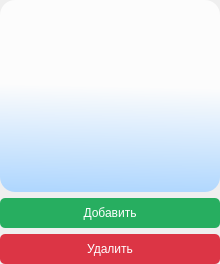
        <widget class="QWidget" name="widget_9" native="true">
         <property name="sizePolicy">
          <sizepolicy hsizetype="MinimumExpanding" vsizetype="MinimumExpanding">
           <horstretch>0</horstretch>
           <verstretch>0</verstretch>
          </sizepolicy>
         </property>
         <layout class="QVBoxLayout" name="verticalLayout_3">
          <property name="leftMargin">
           <number>0</number>
          </property>
          <property name="topMargin">
           <number>0</number>
          </property>
          <property name="rightMargin">
           <number>0</number>
          </property>
          <property name="bottomMargin">
           <number>0</number>
          </property>
          <item>
           <widget class="QListWidget" name="listWidget_products">
            <property name="minimumSize">
             <size>
              <width>100</width>
              <height>0</height>
             </size>
            </property>
            <property name="maximumSize">
             <size>
              <width>220</width>
              <height>16777215</height>
             </size>
            </property>
            <property name="styleSheet">
             <string notr="true">QListWidget{
	 border: 0px solid gray;
    border-radius: 15px;
	background-color:qlineargradient(spread:pad, x1:0.148, y1:0.0852273, x2:0.125, y2:1, stop:0.386364 rgba(252, 252, 252, 255), stop:1 rgba(174, 214, 254, 255));
	font: 12pt &quot;Times New Roman&quot;;
}</string>
            </property>
            <property name="wordWrap">
             <bool>true</bool>
            </property>
           </widget>
          </item>
          <item>
           <widget class="QPushButton" name="add_prod_btn">
            <property name="minimumSize">
             <size>
              <width>0</width>
              <height>30</height>
             </size>
            </property>
            <property name="maximumSize">
             <size>
              <width>220</width>
              <height>30</height>
             </size>
            </property>
            <property name="toolTip">
             <string>Выберите проект/эскиз</string>
            </property>
            <property name="styleSheet">
             <string notr="true">QPushButton{
 background-color:#27AE60;
     border-style: outset;
     border-radius: 5%;
     font: 12pt &quot;Times New Roman&quot;;
	 color:white;
 }

QPushButton:hover{
     background-color:qlineargradient(spread:pad, x1:0, y1:0, x2:1, y2:1, stop:0 rgba(232, 152, 12, 255), stop:1 rgba(221, 171, 65, 255));
     border-style: inset;
     font: 14pt &quot;Times New Roman&quot;;
	 color:black;
 }</string>
            </property>
            <property name="text">
             <string>Добавить</string>
            </property>
           </widget>
          </item>
          <item>
           <widget class="QPushButton" name="delite_btn">
            <property name="minimumSize">
             <size>
              <width>0</width>
              <height>30</height>
             </size>
            </property>
            <property name="maximumSize">
             <size>
              <width>220</width>
              <height>30</height>
             </size>
            </property>
            <property name="toolTip">
             <string>Выберите проект/эскиз</string>
            </property>
            <property name="styleSheet">
             <string notr="true">QPushButton{
 background-color:#dc3545;
     border-style: outset;
     border-radius: 5%;
     font: 12pt &quot;Times New Roman&quot;;
	 color:white;
 }

QPushButton:hover{
     background-color:qlineargradient(spread:pad, x1:0, y1:0, x2:1, y2:1, stop:0 rgba(232, 152, 12, 255), stop:1 rgba(221, 171, 65, 255));
     border-style: inset;
     font: 14pt &quot;Times New Roman&quot;;
	 color:black;
 }</string>
            </property>
            <property name="text">
             <string>Удалить</string>
            </property>
           </widget>
          </item>
         </layout>
        </widget>
